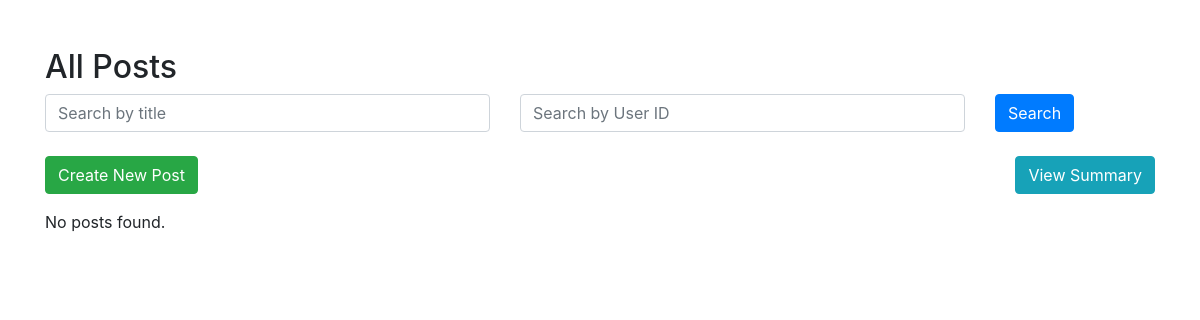
/posts, run on an earlier commit of the app's database.
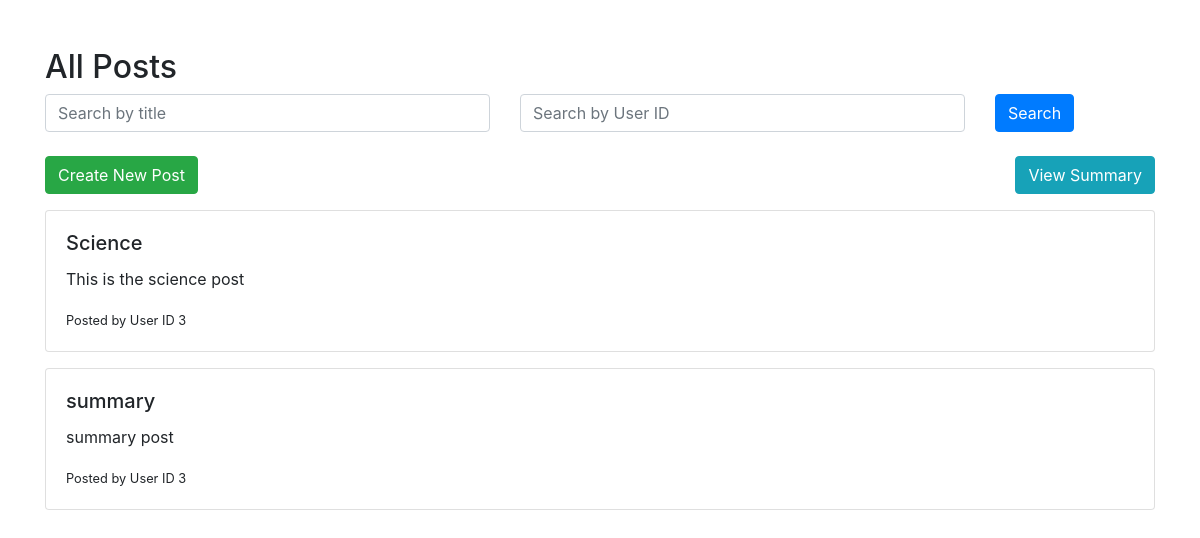
And on a later commit of the database.
### models/models.py (models this page shows)
class Post(db.Model):
    __tablename__ = 'posts'
    id = db.Column(db.Integer, primary_key=True)
    title = db.Column(db.String(100), nullable=False)
    content = db.Column(db.Text, nullable=False)
    user_id = db.Column(db.Integer, db.ForeignKey('users.id'), nullable=False)
    flagged = db.Column(db.Boolean, default=False)

### controllers/controllers.py (the view)
@controllers.route('/posts')
def view_posts():
    posts = Post.query.all()
    return render_template('view_posts.html', posts=posts)

### templates/view_posts.html (shortened to what this page needs)
<!DOCTYPE html>
<html lang="en">
<head>
    <link href="https://stackpath.bootstrapcdn.com/bootstrap/4.5.2/css/bootstrap.min.css" rel="stylesheet">
</head>
<body>
    <div class="container mt-5">
        <h2>All Posts</h2>
        <form action="{{ url_for('controllers.search_posts') }}" method="GET" class="mb-4">
            <div class="row">
                <div class="col-md-5">
                    <input type="text" name="title" class="form-control" placeholder="Search by title" value="{{ request.args.get('title', '') }}">
                </div>
                <div class="col-md-5">
                    <input type="text" name="user_id" class="form-control" placeholder="Search by User ID" value="{{ request.args.get('user_id', '') }}">
                </div>
                <div class="col-md-2">
                    <button type="submit" class="btn btn-primary">Search</button>
                </div>
            </div>
        </form>
        <div class="d-flex justify-content-between mb-3">
            <a href="{{ url_for('controllers.create_post') }}" class="btn btn-success">Create New Post</a>
            <a href="{{ url_for('controllers.summary') }}" class="btn btn-info">View Summary</a>
        </div>
        {% if posts %}
            {% for post in posts %}
            <div class="card mb-3">
                <div class="card-body">
                    <h5 class="card-title">{{ post.title }}</h5>
                    <p class="card-text">{{ post.content }}</p>
                    <small>Posted by User ID {{ post.user_id }}</small>
                </div>
            </div>
            {% endfor %}
        {% else %}
            <p>No posts found.</p>
        {% endif %}
    </div>
</body>
</html>

What changed in the data, as far as the page shows it:
added Post: title "Science", content "This is the science post", user_id "3"
added Post: title "summary", content "summary post", user_id "3"
Also different on the page:
text no longer shown: "No posts found."
